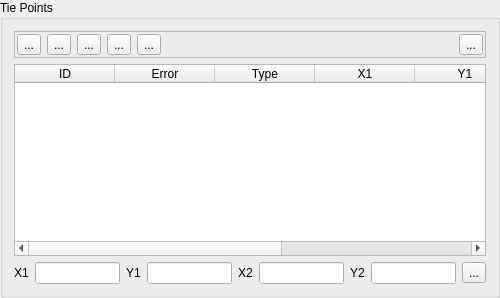
        <widget class="QGroupBox" name="groupBox">
         <property name="sizePolicy">
          <sizepolicy hsizetype="Preferred" vsizetype="MinimumExpanding">
           <horstretch>0</horstretch>
           <verstretch>0</verstretch>
          </sizepolicy>
         </property>
         <property name="maximumSize">
          <size>
           <width>500</width>
           <height>16777215</height>
          </size>
         </property>
         <property name="title">
          <string>Tie Points</string>
         </property>
         <layout class="QGridLayout" name="gridLayout_5">
          <item row="0" column="0">
           <layout class="QGridLayout" name="gridLayout_4">
            <item row="0" column="0">
             <widget class="QFrame" name="frame">
              <property name="frameShape">
               <enum>QFrame::StyledPanel</enum>
              </property>
              <property name="frameShadow">
               <enum>QFrame::Sunken</enum>
              </property>
              <layout class="QGridLayout" name="gridLayout">
               <property name="leftMargin">
                <number>2</number>
               </property>
               <property name="topMargin">
                <number>2</number>
               </property>
               <property name="rightMargin">
                <number>2</number>
               </property>
               <property name="bottomMargin">
                <number>2</number>
               </property>
               <item row="0" column="5">
                <spacer name="horizontalSpacer">
                 <property name="orientation">
                  <enum>Qt::Horizontal</enum>
                 </property>
                 <property name="sizeHint" stdset="0">
                  <size>
                   <width>40</width>
                   <height>20</height>
                  </size>
                 </property>
                </spacer>
               </item>
               <item row="0" column="0">
                <widget class="QToolButton" name="m_refreshToolButton">
                 <property name="toolTip">
                  <string>Refresh tie-points</string>
                 </property>
                 <property name="text">
                  <string>...</string>
                 </property>
                </widget>
               </item>
               <item row="0" column="4">
                <widget class="QToolButton" name="m_autoAcquireTiePointsToolButton">
                 <property name="toolTip">
                  <string>Auto Acquire Tie Points</string>
                 </property>
                 <property name="text">
                  <string>...</string>
                 </property>
                </widget>
               </item>
               <item row="0" column="3">
                <widget class="QToolButton" name="m_deleteSelectedToolButton">
                 <property name="toolTip">
                  <string>Delete Selected</string>
                 </property>
                 <property name="text">
                  <string>...</string>
                 </property>
                </widget>
               </item>
               <item row="0" column="1">
                <widget class="QToolButton" name="m_selectAllToolButton">
                 <property name="toolTip">
                  <string>Select All</string>
                 </property>
                 <property name="text">
                  <string>...</string>
                 </property>
                </widget>
               </item>
               <item row="0" column="2">
                <widget class="QToolButton" name="m_unselectAllToolButton">
                 <property name="toolTip">
                  <string>Unselect All</string>
                 </property>
                 <property name="text">
                  <string>...</string>
                 </property>
                </widget>
               </item>
               <item row="0" column="6">
                <widget class="QToolButton" name="m_doneToolButton">
                 <property name="toolTip">
                  <string>Finishes the tie-points acquiring and return</string>
                 </property>
                 <property name="text">
                  <string>...</string>
                 </property>
                </widget>
               </item>
              </layout>
             </widget>
            </item>
            <item row="1" column="0">
             <layout class="QGridLayout" name="gridLayout_3">
              <item row="1" column="0">
               <layout class="QGridLayout" name="gridLayout_2">
                <item row="0" column="6">
                 <widget class="QLabel" name="label_14">
                  <property name="text">
                   <string>Y2</string>
                  </property>
                 </widget>
                </item>
                <item row="0" column="4">
                 <widget class="QLabel" name="label_13">
                  <property name="text">
                   <string>X2</string>
                  </property>
                 </widget>
                </item>
                <item row="0" column="3">
                 <widget class="QLineEdit" name="m_y1LineEdit"/>
                </item>
                <item row="0" column="7">
                 <widget class="QLineEdit" name="m_y2LineEdit"/>
                </item>
                <item row="0" column="2">
                 <widget class="QLabel" name="label_12">
                  <property name="text">
                   <string>Y1</string>
                  </property>
                 </widget>
                </item>
                <item row="0" column="0">
                 <widget class="QLabel" name="label_11">
                  <property name="text">
                   <string>X1</string>
                  </property>
                 </widget>
                </item>
                <item row="0" column="5">
                 <widget class="QLineEdit" name="m_x2LineEdit"/>
                </item>
                <item row="0" column="1">
                 <widget class="QLineEdit" name="m_x1LineEdit"/>
                </item>
                <item row="0" column="8">
                 <widget class="QToolButton" name="m_addToolButton">
                  <property name="text">
                   <string>...</string>
                  </property>
                 </widget>
                </item>
               </layout>
              </item>
              <item row="0" column="0">
               <widget class="QTableWidget" name="m_tiePointsTableWidget">
                <property name="alternatingRowColors">
                 <bool>true</bool>
                </property>
                <property name="selectionMode">
                 <enum>QAbstractItemView::MultiSelection</enum>
                </property>
                <property name="selectionBehavior">
                 <enum>QAbstractItemView::SelectRows</enum>
                </property>
                <property name="sortingEnabled">
                 <bool>true</bool>
                </property>
                <attribute name="horizontalHeaderMinimumSectionSize">
                 <number>30</number>
                </attribute>
                <attribute name="verticalHeaderVisible">
                 <bool>false</bool>
                </attribute>
                <column>
                 <property name="text">
                  <string>ID</string>
                 </property>
                </column>
                <column>
                 <property name="text">
                  <string>Error</string>
                 </property>
                </column>
                <column>
                 <property name="text">
                  <string>Type</string>
                 </property>
                </column>
                <column>
                 <property name="text">
                  <string>X1</string>
                 </property>
                </column>
                <column>
                 <property name="text">
                  <string>Y1</string>
                 </property>
                </column>
                <column>
                 <property name="text">
                  <string>X2</string>
                 </property>
                </column>
                <column>
                 <property name="text">
                  <string>Y2</string>
                 </property>
                </column>
               </widget>
              </item>
             </layout>
            </item>
           </layout>
          </item>
         </layout>
        </widget>
